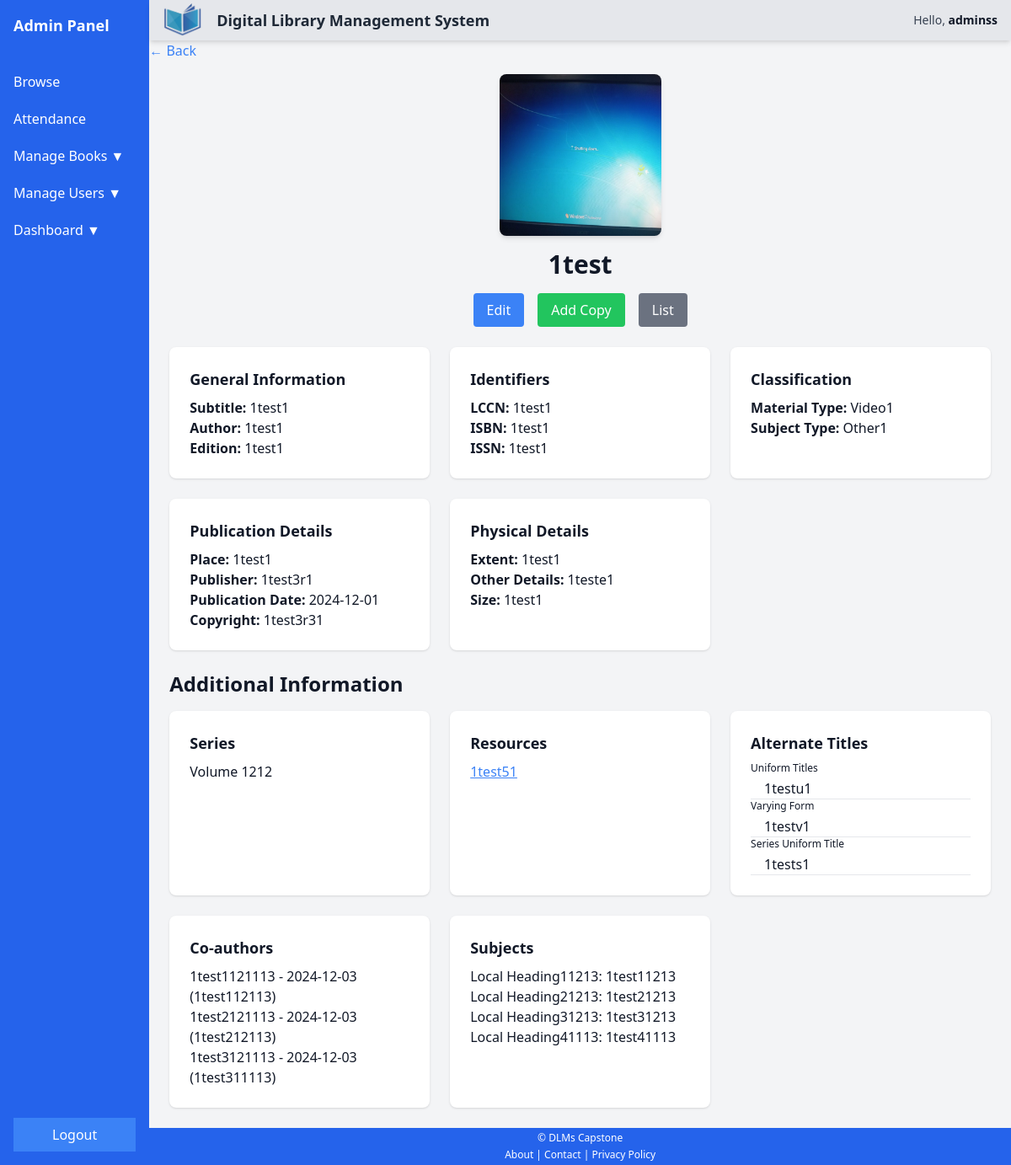
Page /dashboard/admin/ViewBook.php?title=316 (signed in) on the committed database.
### tables this page shows
CREATE TABLE `users_info` (
  `IDno` varchar(11) NOT NULL,
  `Fname` varchar(50) DEFAULT NULL,
  `Sname` varchar(50) DEFAULT NULL,
  `Mname` varchar(50) DEFAULT NULL,
  `Ename` varchar(50) DEFAULT NULL,
  `gender` varchar(10) DEFAULT NULL,
  `photo` varchar(255) DEFAULT NULL,
  `email` varchar(100) DEFAULT NULL,
  `contact` varchar(20) DEFAULT NULL,
  `municipality` varchar(100) DEFAULT NULL,
  `barangay` varchar(100) DEFAULT NULL,
  `province` varchar(100) DEFAULT NULL,
  `DOB` date DEFAULT NULL,
  `college` varchar(100) DEFAULT NULL,
  `course` varchar(100) DEFAULT NULL,
  `yrLVL` varchar(50) DEFAULT NULL,
  `A_LVL` varchar(11) DEFAULT NULL,
  `personnel_type` enum('Teaching Personnel','Non-Teaching Personnel') DEFAULT NULL,
  `status_details` enum('active','inactive','restricted') DEFAULT NULL,
  `username` varchar(50) DEFAULT NULL,
  `password` varchar(255) DEFAULT NULL,
  `U_Type` enum('admin','student','professor','staff','librarian','faculty') DEFAULT NULL,
  `status_log` enum('pending','approved','rejected') DEFAULT NULL
);

CREATE TABLE `book` (
  `book_id` int(11) NOT NULL,
  `B_title` varchar(255) NOT NULL,
  `subtitle` varchar(255) DEFAULT NULL,
  `author` varchar(255) DEFAULT NULL,
  `edition` varchar(255) DEFAULT NULL,
  `LCCN` varchar(255) DEFAULT NULL,
  `ISBN` varchar(255) DEFAULT NULL,
  `ISSN` varchar(255) DEFAULT NULL,
  `MT` varchar(255) DEFAULT NULL,
  `ST` varchar(255) DEFAULT NULL,
  `place` varchar(255) DEFAULT NULL,
  `publisher` varchar(255) DEFAULT NULL,
  `Pdate` date DEFAULT NULL,
  `copyright` varchar(255) DEFAULT NULL,
  `extent` varchar(255) DEFAULT NULL,
  `Odetail` text DEFAULT NULL,
  `size` varchar(255) DEFAULT NULL,
  `url` varchar(255) DEFAULT NULL,
  `Description` text DEFAULT NULL,
  `UTitle` varchar(255) DEFAULT NULL,
  `VForm` varchar(255) DEFAULT NULL,
  `SUTitle` varchar(255) DEFAULT NULL,
  `volume` int(11) DEFAULT NULL,
  `note` varchar(50) DEFAULT NULL,
  `photo` varchar(255) DEFAULT NULL
);

CREATE TABLE `coauthor` (
  `co_author_id` int(11) NOT NULL,
  `book_id` int(11) NOT NULL,
  `Co_Name` varchar(255) DEFAULT NULL,
  `Co_Date` date DEFAULT NULL,
  `Co_Role` varchar(255) DEFAULT NULL
);

CREATE TABLE `subject` (
  `subject_id` int(11) NOT NULL,
  `book_id` int(11) NOT NULL,
  `Sub_Head` varchar(255) DEFAULT NULL,
  `Sub_Head_input` varchar(255) DEFAULT NULL
);

### dashboard/config.php (called while the page is built, shortened)
<?php
$db_host = 'localhost';
$db_username = 'root';
$db_password = '';
$db_name = 'dlms';
$conn = mysqli_connect($db_host, $db_username, $db_password, $db_name);
$idno = isset($_SESSION['admin']) ? $_SESSION['admin']['IDno'] :
       (isset($_SESSION['student']) ? $_SESSION['student']['IDno'] : $_SESSION['librarian']['IDno']);
$query = "SELECT * FROM users_info WHERE IDno = ?";
$stmt = $conn->prepare($query);
$stmt->bind_param("s", $idno);
$stmt->execute();
$result = $stmt->get_result();
$userData = $result->fetch_assoc();
?>

### dashboard/admin/ViewBook.php (the view, shortened to what this page needs)
<?php
    include '../config.php';
    $title = $_GET['title'] ?? '';
    if ($title) {
        $sql = "SELECT * FROM Book WHERE book_id = ?";
        $stmt = $conn->prepare($sql);
        $stmt->bind_param("i", $title);
        if ($stmt->execute()) {
            $result = $stmt->get_result();
            if ($result->num_rows === 0) {
                $message = "No book found with that title.";
                $message_type = "error";
            } else {
                $book = $result->fetch_assoc();
                function fetch_related_data($conn, $query, $title) {
                    $stmt = $conn->prepare($query);
                    $stmt->bind_param("s", $title);
                    $stmt->execute();
                    return $stmt->get_result();
                }
                $coAuthorsResult = fetch_related_data($conn, "SELECT * FROM CoAuthor WHERE book_id = ?", $title);
                $subjectsResult = fetch_related_data($conn, "SELECT * FROM Subject WHERE book_id = ?", $title);
                }
        } else {
            $message = "Error executing query: " . $stmt->error;
            $message_type = "error";
        }
    } else {
        $message = "No book title provided.";
        $message_type = "error";
    }
?>
<!DOCTYPE html>
<html lang="en">
<head>
  <script src="https://cdn.tailwindcss.com"></script>
</head>
<body class="flex flex-col min-h-screen bg-gray-100 text-gray-900">
  <main class="flex  flex-grow">
    <?php include 'include/sidebar.php'; ?>
    <div class="flex-grow ">
      <?php include 'include/header.php'; ?>
      <a href="index.php" class="inline-block text-blue-500 hover:underline mb-4">&larr; Back</a>
      <?php if (isset($book)): ?>
      <div class="text-center mb-6">
        <?php if ($book['photo']): ?>
        <img src="../../pic/Book/<?php echo htmlspecialchars($book['photo']); ?>" alt="Book Photo"
          class="w-48 h-48 mx-auto rounded-lg shadow-md">
        <?php endif; ?>
        <h2 class="text-3xl font-semibold mt-4">
          <?php echo htmlspecialchars($book['B_title']); ?>
        </h2>
        <div class="flex justify-center gap-4 mt-4">
          <a href="edit_book.php?title=<?php echo urlencode($book['book_id']); ?>"
            class="bg-blue-500 text-white px-4 py-2 rounded hover:bg-blue-600">Edit</a>
          <a href="AddBookCopy.php?title=<?php echo urlencode($book['book_id']); ?>"
            class="bg-green-500 text-white px-4 py-2 rounded hover:bg-green-600">Add Copy</a>
          <a href="BookList.php?title=<?php echo urlencode($book['book_id']); ?>"
            class="bg-gray-500 text-white px-4 py-2 rounded hover:bg-gray-600">List</a>
        </div>
      </div>
      <div class="grid grid-cols-1 m-6 sm:grid-cols-2 lg:grid-cols-3 gap-6">
        <div class="bg-white p-6 rounded-lg shadow">
          <h3 class="text-lg font-semibold mb-2">General Information</h3>
          <p><strong>Subtitle:</strong>
            <?php echo htmlspecialchars($book['subtitle']); ?>
          </p>
          <p><strong>Author:</strong>
            <?php echo htmlspecialchars($book['author']); ?>
          </p>
          <p><strong>Edition:</strong>
            <?php echo htmlspecialchars($book['edition']); ?>
          </p>
        </div>
        <div class="bg-white p-6 rounded-lg shadow">
          <h3 class="text-lg font-semibold mb-2">Identifiers</h3>
          <p><strong>LCCN:</strong>
            <?php echo htmlspecialchars($book['LCCN']); ?>
          </p>
          <p><strong>ISBN:</strong>
            <?php echo htmlspecialchars($book['ISBN']); ?>
          </p>
          <p><strong>ISSN:</strong>
            <?php echo htmlspecialchars($book['ISSN']); ?>
          </p>
        </div>
        <div class="bg-white p-6 rounded-lg shadow">
          <h3 class="text-lg font-semibold mb-2">Classification</h3>
          <p><strong>Material Type:</strong>
            <?php echo htmlspecialchars($book['MT']); ?>
          </p>
          <p><strong>Subject Type:</strong>
            <?php echo htmlspecialchars($book['ST']); ?>
          </p>
        </div>
        <div class="bg-white p-6 rounded-lg shadow">
          <h3 class="text-lg font-semibold mb-2">Publication Details</h3>
          <p><strong>Place:</strong>
            <?php echo htmlspecialchars($book['place']); ?>
          </p>
          <p><strong>Publisher:</strong>
            <?php echo htmlspecialchars($book['publisher']); ?>
          </p>
          <p><strong>Publication Date:</strong>
            <?php echo htmlspecialchars($book['Pdate']); ?>
          </p>
          <p><strong>Copyright:</strong>
            <?php echo htmlspecialchars($book['copyright']); ?>
          </p>
        </div>
        <div class="bg-white p-6 rounded-lg shadow">
          <h3 class="text-lg font-semibold mb-2">Physical Details</h3>
          <p><strong>Extent:</strong>
            <?php echo htmlspecialchars($book['extent']); ?>
          </p>
          <p><strong>Other Details:</strong>
            <?php echo htmlspecialchars($book['Odetail']); ?>
          </p>
          <p><strong>Size:</strong>
            <?php echo htmlspecialchars($book['size']); ?>
          </p>
        </div>
      </div>
      <div class="m-6">
        <h3 class="text-2xl font-semibold mb-4">Additional Information</h3>
        <div class="grid grid-cols-1 sm:grid-cols-2 lg:grid-cols-3 gap-6">
          <div class="bg-white p-6 rounded-lg shadow">
            <h4 class="text-lg font-semibold mb-2">Series</h4>
            <ul class="list-disc list-none list-inside">
              <li>Volume
                <?php echo htmlspecialchars($book['volume']); ?>
              </li>
            </ul>
          </div>
        <div class="bg-white p-6 rounded-lg shadow">
                <h4 class="text-lg font-semibold mb-2">Resources</h4>
                <ul class="list-disc list-none list-inside">
                <li>
                    <?php
                if (!empty($book['url']) || !empty($book['Description'])) {
                    if (!empty($book['url'])) {
                        if (!empty($book['Description'])) {
                            echo '<a href="' . htmlspecialchars($book['url']) . '" class="text-blue-500 underline" target="_blank">' . htmlspecialchars($book['Description']) . '</a>';
                        } else {
                            echo '<a href="' . htmlspecialchars($book['url']) . '" class="text-blue-500 underline" target="_blank">' . htmlspecialchars($book['url']) . '</a>';
                        }
                    }
                    else {
                        echo '<span class="text-gray-500">' . htmlspecialchars($book['Description']) . '</span>';
                    }
                } else {
                    echo '<span class="text-gray-500">No resources</span>';
                }
            ?>
              </li>
            </ul>
        </div>
          <div class="bg-white p-6 rounded-lg shadow">
            <h4 class="text-lg font-semibold mb-2">Alternate Titles</h4>
            <ul class="list-none pl-0">
              <li class="text-base">
                <h1 class="text-xs mb-1">Uniform Titles</h1>
                <span class="ml-4">
                  <?php echo !empty($book['UTitle']) ? htmlspecialchars($book['UTitle']) : 'No title'; ?>
                </span>
              </li>
              <hr>
              <li class="text-base">
                <h1 class="text-xs mb-1">Varying Form</h1>
                <span class="ml-4">
                  <?php echo !empty($book['VForm']) ? htmlspecialchars($book['VForm']) : 'No title'; ?>
                </span>
              </li>
              <hr>
              <li class="text-base">
                <h1 class="text-xs mb-1">Series Uniform Title</h1>
                <span class="ml-4">
                  <?php echo !empty($book['SUTitle']) ? htmlspecialchars($book['SUTitle']) : 'No title'; ?>
                </span>
              </li>
              <hr>
            </ul>
          </div>
          <div class="bg-white p-6 rounded-lg shadow">
            <h4 class="text-lg font-semibold mb-2">Co-authors</h4>
            <?php if ($coAuthorsResult->num_rows > 0): ?>
            <ul class="list-disc list-none list-inside">
              <?php while ($row = $coAuthorsResult->fetch_assoc()): ?>
              <li>
                <?php echo htmlspecialchars($row['Co_Name']) . " - " . htmlspecialchars($row['Co_Date']) . " (" . htmlspecialchars($row['Co_Role']) . ")"; ?>
              </li>
              <?php endwhile; ?>
            </ul>
            <?php else: ?>
            <p>No co-authors available.</p>
            <?php endif; ?>
          </div>
          <div class="bg-white p-6 rounded-lg shadow">
            <h4 class="text-lg font-semibold mb-2">Subjects</h4>
            <?php if ($subjectsResult->num_rows > 0): ?>
            <ul class="list-disc list-none list-inside">
              <?php while ($book = $subjectsResult->fetch_assoc()): ?>
              <li>
                <?php echo htmlspecialchars($book['Sub_Head']) . ": " . htmlspecialchars($book['Sub_Head_input']); ?>
              </li>
              <?php endwhile; ?>
            </ul>
            <?php else: ?>
            <p>No subjects information available.</p>
            <?php endif; ?>
          </div>
        </div>
        <?php endif; ?>
      </div>
      <footer class="bg-blue-600 text-white mt-auto">
        <?php include 'include/footer.php'; ?>
      </footer>
  </main>
</body>
</html>

### dashboard/admin/include/sidebar.php (shortened to what this page needs)
<aside class="bg-blue-600 text-white sticky top-0 z-1000 flex flex-col w-1/6 max-h-screen">
    <div class="p-4 font-bold text-lg border-b border-blue-600">
        Admin Panel
    </div>
    <nav class="flex-grow">
        <ul class="space-y-1 py-4">
            <li>
                <a href="index.php" class="block py-2 px-4 <?php echo (basename($_SERVER['PHP_SELF']) == 'index.php') ? 'bg-blue-700' : ''; ?> hover:bg-blue-700">Browse</a>
            </li>
            <li>
                <a href="QRscan/index.php" class="block py-2 px-4 <?php echo (basename($_SERVER['PHP_SELF']) == 'index.php' && strpos($_SERVER['REQUEST_URI'], 'QRscan/') !== false) ? 'bg-blue-700' : ''; ?> hover:bg-blue-700">Attendance</a>
            </li>
            <li class="relative group">
                <button class="w-full flex justify-between items-center py-2 px-4 hover:bg-blue-700">
                    Manage Books ▼
                </button>
            </li>
            <li class="relative group">
                <button class="w-full flex justify-between items-center py-2 px-4 hover:bg-blue-700">
                    Manage Users ▼
                </button>
            </li>
            <li class="relative group">
                <button class="w-full flex justify-between items-center py-2 px-4 hover:bg-blue-700">
                    Dashboard ▼
                </button>
            </li>
        </ul>
    </nav>
    <div class="py-4 px-4">
        <a href="#" id="logoutBtn" class="block py-2 px-4 bg-blue-500 text-white text-center <?php echo (basename($_SERVER['PHP_SELF']) == 'logout.php') ? 'bg-blue-700' : ''; ?> hover:bg-blue-700">Logout</a>
    </div>
</aside>

### dashboard/admin/include/header.php
<div class="flex sticky top-0 shadow-md z-10 items-center justify-between bg-gray-200 w-full h-[3rem] shadow-md">
    <div class="flex items-center">
        <a href="#">
            <img src="../../Registration/pic/logo wu.png" alt="Logo" class="w-12 m-4">
        </a>
        <strong class="text-lg font-semibold text-gray-800">
            Digital Library Management System
        </strong>
    </div>
    <div class="flex items-center space-x-4 m-4">
        <?php if ($userData): ?>
            <span class="text-sm text-gray-700 font-medium">Hello,
                <strong class="text-gray-900"><?php echo htmlspecialchars($userData['Fname']); ?></strong>
            </span>
        <?php else: ?>
            <span class="text-sm text-gray-700 font-medium">Hello, <strong class="text-gray-900">Guest</strong></span>
        <?php endif; ?>
    </div>
</div>

### dashboard/admin/include/footer.php
<footer class="bg-blue-600 text-white p-1 mt-auto text-xs">
  <div class="container mx-auto text-center">
    <p>&copy; DLMs Capstone</p>
    <div class="mt-1">
      <a href="#" class="text-white hover:underline text-xs">About</a> |
      <a href="#" class="text-white hover:underline text-xs">Contact</a> |
      <a href="#" class="text-white hover:underline text-xs">Privacy Policy</a>
    </div>
  </div>
</footer>

### rows in the picture
users_info: Fname "adminss"
book: photo (picture), B_title "1test", subtitle "1test1", author "1test1", edition "1test1", LCCN "1test1", ISBN "1test1", ISSN "1test1", MT "Video1", ST "Other1", place "1test1", publisher "1test3r1", Pdate "2024-12-01", copyright "1test3r31", extent "1test1", Odetail "1teste1", size "1test1", volume "1212", Description "1test51", UTitle "1testu1", VForm "1testv1", SUTitle "1tests1"
coauthor: Co_Name "1test1121113", Co_Date "2024-12-03", Co_Role "1test112113"
coauthor: Co_Name "1test2121113", Co_Date "2024-12-03", Co_Role "1test212113"
coauthor: Co_Name "1test3121113", Co_Date "2024-12-03", Co_Role "1test311113"
subject: Sub_Head "Local Heading11213", Sub_Head_input "1test11213"
subject: Sub_Head "Local Heading21213", Sub_Head_input "1test21213"
subject: Sub_Head "Local Heading31213", Sub_Head_input "1test31213"
subject: Sub_Head "Local Heading41113", Sub_Head_input "1test41113"
